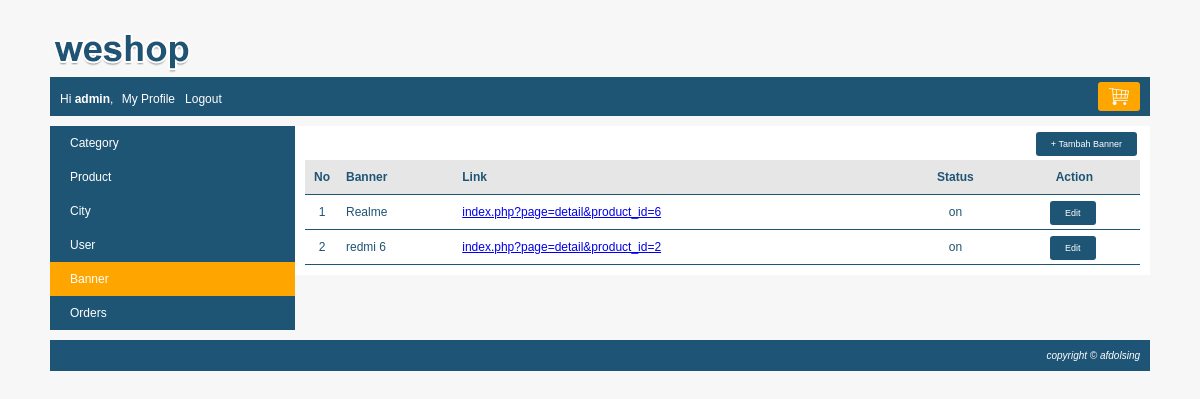
Screenshot of /index.php?page=my_profile&module=banner&action=list (signed in) with the database file from the repository.
### tables this page shows
CREATE TABLE `banner` (
  `banner_id` int(10) NOT NULL,
  `banner` varchar(100) NOT NULL,
  `gambar` varchar(150) NOT NULL,
  `link` varchar(500) NOT NULL,
  `status` enum('on','off') NOT NULL
);

### module/banner/list.php (the view)
<div id="frame-add">
	<a class="tombol-action" href="<?php echo BASE_URL."index.php?page=my_profile&module=banner&action=form"; ?>">+ Tambah Banner</a>
</div>
<?php
    $no=1;
    $queryBanner = mysqli_query($conn, "SELECT * FROM banner ORDER BY banner_id DESC");
    if(mysqli_num_rows($queryBanner) == 0)
    {
        echo "<h3>No banner in the database</h3>";
    }
    else
    {
        echo "<table class='table-list'>";
            echo "<tr class='baris-title'>
                    <th class='kolom-nomor'>No</th>
                    <th class='kiri'>Banner</th>
                    <th class='kiri'>Link</th>
                    <th class='tengah'>Status</th>
                    <th class='tengah'>Action</th>
                 </tr>";
            while($rowBanner=mysqli_fetch_array($queryBanner))
            {
                echo "<tr>
                        <td class='kolom-nomor'>$no</td>
                        <td>$rowBanner[banner]</td>
                        <td><a target='blank' href='".BASE_URL."$rowBanner[link]'>$rowBanner[link]</a></td>
                        <td class='tengah'>$rowBanner[status]</td>
                        <td class='tengah'><a class='tombol-action' href='".BASE_URL."index.php?page=my_profile&module=banner&action=form&banner_id=$rowBanner[banner_id]"."'>Edit</a></td>
                     </tr>";
                $no++;
            }
        echo "</table>";
    }
?>

### css/style.css (style rules this page uses)
body { font-family:arial; font-size:12px; color:#1e5474; background:#F7F7F7; margin:0px; }
.table-list { width: 100%; border-collapse: collapse; }
.table-list tr { border-bottom: 1px solid #1e5474; }
.table-list tr.baris-title { background: #E6E6E6; }
.table-list tr th, .table-list tr td { padding: 10px 7px; }
.kolom-nomor { width: 20px; text-align: center; }
.tengah { text-align: center; }
.kiri { text-align: left; }
#frame-add { margin-bottom: 10px; text-align: right; }
.tombol-action { background: #1e5474; color: white; padding: 7px 15px; border-radius: 3px; cursor: pointer; text-decoration: none; margin-right: 3px; font-size: 9px; }

### rows the page displays
banner: banner "Realme", link "index.php?page=detail&product_id=6", status "on"
banner: banner "redmi 6", link "index.php?page=detail&product_id=2", status "on"

### other values shown
$name "admin"
